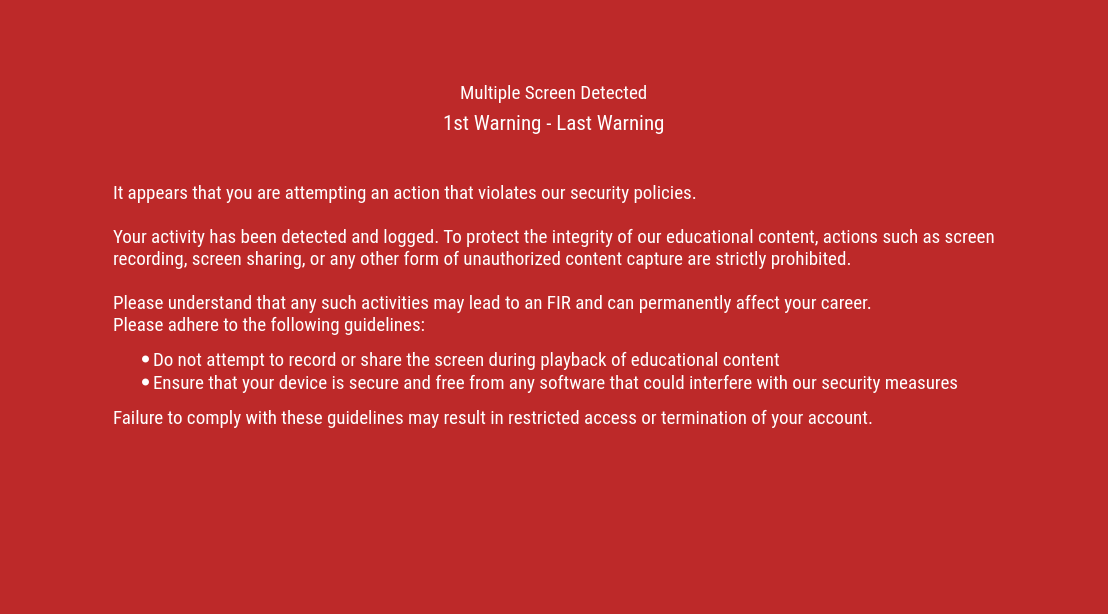
<?xml version="1.0" encoding="UTF-8"?>
<ui version="4.0">
 <class>Form</class>
 <widget class="QWidget" name="Form">
  <property name="geometry">
   <rect>
    <x>0</x>
    <y>0</y>
    <width>1108</width>
    <height>614</height>
   </rect>
  </property>
  <property name="minimumSize">
   <size>
    <width>20</width>
    <height>0</height>
   </size>
  </property>
  <property name="windowTitle">
   <string>Form</string>
  </property>
  <property name="styleSheet">
   <string notr="true">background-color: rgb(189, 41, 41);</string>
  </property>
  <layout class="QVBoxLayout" name="verticalLayout" stretch="0,1">
   <item alignment="Qt::AlignHCenter|Qt::AlignTop">
    <widget class="QFrame" name="verticalFrame">
     <property name="minimumSize">
      <size>
       <width>300</width>
       <height>0</height>
      </size>
     </property>
     <property name="maximumSize">
      <size>
       <width>500</width>
       <height>200</height>
      </size>
     </property>
     <layout class="QVBoxLayout" name="verticalLayout_2">
      <item alignment="Qt::AlignHCenter">
       <widget class="QLabel" name="label">
        <property name="minimumSize">
         <size>
          <width>55</width>
          <height>55</height>
         </size>
        </property>
        <property name="maximumSize">
         <size>
          <width>55</width>
          <height>55</height>
         </size>
        </property>
        <property name="text">
         <string/>
        </property>
        <property name="pixmap">
         <pixmap resource="resources.qrc">:/piracy_warning</pixmap>
        </property>
       </widget>
      </item>
      <item alignment="Qt::AlignHCenter">
       <widget class="QLabel" name="label_2">
        <property name="maximumSize">
         <size>
          <width>400</width>
          <height>25</height>
         </size>
        </property>
        <property name="font">
         <font>
          <family>Roboto Condensed</family>
          <pointsize>14</pointsize>
         </font>
        </property>
        <property name="styleSheet">
         <string notr="true">color: rgb(255, 255, 255);</string>
        </property>
        <property name="text">
         <string>Multiple Screen Detected</string>
        </property>
       </widget>
      </item>
      <item alignment="Qt::AlignHCenter">
       <widget class="QLabel" name="label_3">
        <property name="maximumSize">
         <size>
          <width>400</width>
          <height>30</height>
         </size>
        </property>
        <property name="font">
         <font>
          <family>Roboto Condensed</family>
          <pointsize>16</pointsize>
         </font>
        </property>
        <property name="styleSheet">
         <string notr="true">color: rgb(255, 255, 255);</string>
        </property>
        <property name="text">
         <string>1st Warning - Last Warning</string>
        </property>
       </widget>
      </item>
     </layout>
    </widget>
   </item>
   <item alignment="Qt::AlignHCenter|Qt::AlignTop">
    <widget class="QLabel" name="label_4">
     <property name="font">
      <font>
       <family>Roboto Condensed</family>
       <pointsize>14</pointsize>
      </font>
     </property>
     <property name="styleSheet">
      <string notr="true">margin:30px;
color: rgb(255, 255, 255);</string>
     </property>
     <property name="text">
      <string>&lt;html&gt;&lt;head/&gt;&lt;body&gt;&lt;p&gt;It appears that you are attempting an action that violates our security policies.&lt;br/&gt;&lt;br/&gt;Your activity has been detected and logged. To protect the integrity of our educational content, actions such as screen &lt;br/&gt;recording, screen sharing, or any other form of unauthorized content capture are strictly prohibited.&lt;br/&gt;&lt;br/&gt;Please understand that  any such activities may lead to an FIR and can permanently affect your career.&lt;br/&gt;Please adhere to the following guidelines: &lt;/p&gt;&lt;ul style=&quot;margin-top: 0px; margin-bottom: 0px; margin-left: 0px; margin-right: 0px; -qt-list-indent: 1;&quot;&gt;&lt;li style=&quot; margin-top:12px; margin-bottom:0px; margin-left:0px; margin-right:0px; -qt-block-indent:0; text-indent:0px;&quot;&gt;Do not attempt to record or share the screen during playback of educational content &lt;/li&gt;&lt;li style=&quot; margin-top:0px; margin-bottom:12px; margin-left:0px; margin-right:0px; -qt-block-indent:0; text-indent:0px;&quot;&gt;Ensure that your device is secure and free from any software that could interfere with our security measures &lt;/li&gt;&lt;/ul&gt;&lt;p&gt;Failure to comply with these guidelines may result in restricted access or termination of your account.&lt;/p&gt;&lt;/body&gt;&lt;/html&gt;</string>
     </property>
    </widget>
   </item>
  </layout>
 </widget>
 <resources>
  <include location="resources.qrc"/>
 </resources>
 <connections/>
</ui>
